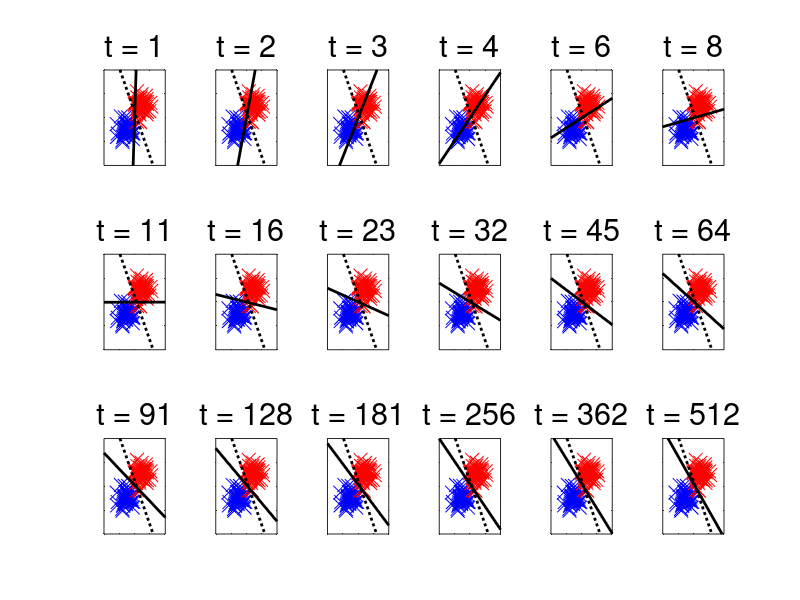

Source code (MATLAB):
clear all
seed=1;
randn('state',seed);
rand('state',seed);

try
    ccc=openfig('logistic_separable.fig');
catch
    disp('missing figure file')
end




% separable data
d = 2;
n = 100;
y = [ones(n/2,1); -ones(n/2,1) ];
X = [-ones(n/2,1) -ones(n/2,1) ; ones(n/2,1) ones(n/2,1) ] + randn(n,2)/2;
plot(X(:,1),X(:,2))


X = [X, ones(n,1) * 1];
d = d + 1;
L = max(eig(X'*X)/n);
w = randn(d,1);
w(end) = 0;


% GD
maxiter  = 100000;
for iter=1:maxiter
    ws(:,iter) = w;
    functionerror(iter) = mean(    y .* (  X*w )  < 0 ) ;
    functionval(iter) = mean(  log( 1 + exp(- y .* (  X*w ) ) ) ) ;
    temp = ( X * w ) .* y;
    grad =   1/n * X' *  ( y .* ( - 1./( 1 + exp(temp) ) ) ) ;
    w = w - 1/(L) * grad;
end

itertoplot = round( 2.^(.5:.5:9))
for i=1:length(itertoplot)
    it=itertoplot(i);
    subplot(3,6,i);
    plot(X(find(y==1),1),X(find(y==1),2),'bx','markersize',10); hold on;
    plot(X(find(y==-1),1),X(find(y==-1),2),'rx','markersize',10);
    Xright = 10;
    Xleft = -10;
    
    Yleft = ( ws(3,it) - Xleft*ws(1,it) ) / ws(2,it);
    Yright = ( ws(3,it) - Xright*ws(1,it) ) / ws(2,it);
    plot([Xleft, Xright], [Yleft, Yright],'k','linewidth',2);
    
    Yleft = ( ws(3,end) - Xleft*ws(1,end) ) / ws(2,end);
    Yright = ( ws(3,end) - Xright*ws(1,end) ) / ws(2,end);
    plot([Xleft, Xright], [Yleft, Yright],'k:','linewidth',2);
    
    hold off
    axis([-4 4 -4 4]);
set(gca,'Yticklabel',[]) 
set(gca,'Xticklabel',[])
set(gca,'fontsize',20);
    title(sprintf('t = %d',it),'FontWeight','normal');
end

try
    print('-depsc', 'logistic_separable.eps');
    close(ccc)
catch
    disp('missing figure file')
end
